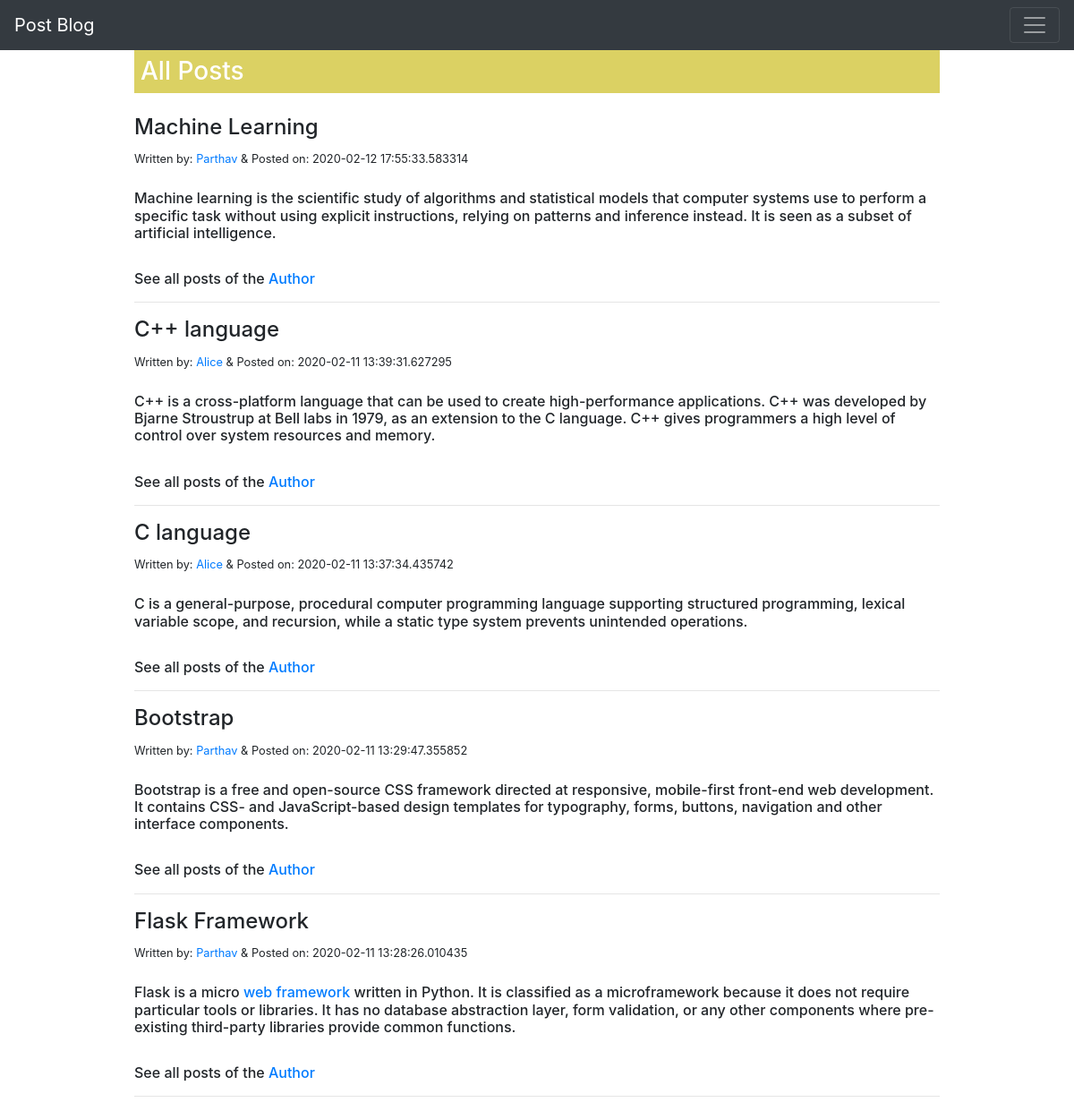
/index, run on the app's committed database.
### register.py (models this page shows, shortened)
class PostBlog(dbreg.Model, UserMixin):
	id=dbreg.Column(dbreg.Integer, primary_key=True)
	regusername=dbreg.Column(dbreg.String(50), nullable=False)
	title=dbreg.Column(dbreg.String(100), nullable=False)
	content=dbreg.Column(dbreg.Text, nullable=False)
	author=dbreg.Column(dbreg.String(20), nullable=False, default='N/A')
	date=dbreg.Column(dbreg.DateTime, nullable=False, default=datetime.utcnow)

### register.py (the view)
@app.route('/')
@app.route('/index')
def index():
	all_posts=PostBlog.query.all()
	return render_template('index.html', datas=all_posts)

### templates/index.html (shortened to what this page needs)
{% extends 'base.html' %}
{% block body %}
<nav class="navbar navbar-dark bg-dark">
  <a class="navbar-brand" href="/index">Post Blog</a>
  <button class="navbar-toggler" type="button" data-toggle="collapse" data-target="#navbarsExample01" aria-controls="navbarsExample01" aria-expanded="false" aria-label="Toggle navigation">
    <span class="navbar-toggler-icon"></span>
  </button>
</nav>
<div style="width: 75%; margin: 0px auto;">
<div style="background: #dbd163; color: white; padding: 7px;">
	<h3 style="display: inline;">All Posts</h3>
</div><br/>
{% for data in datas|sort(attribute='date', reverse = True) %}
	<h4>{{ data.title }}</h4>
	<small>Written by: <a href="/index/profile/{{ data.regusername }}">{{ data.regusername }}</a> &amp; Posted on: {{ data.date }}</small><br/>
	<br/>
	<h6 style="white-space: pre-wrap;">{{ data.content | safe }}</h6><br/>
	<h6>See all posts of the <a href="/index/account/{{ data.regusername }}">Author</a></h6>
	<hr>
{% endfor %}
</div>
{% endblock %}

### templates/base.html (shortened to what this page needs)
<!DOCTYPE html>
<html>
<head>
	<link rel="stylesheet" href="https://stackpath.bootstrapcdn.com/bootstrap/4.3.1/css/bootstrap.min.css">
</head>
<body>
<div id="container">
	{% block body %} {% endblock %}
</div>
</body>
</html>

### data on the page
PostBlog: title "Machine Learning", regusername "Parthav", date "2020-02-12 17:55:33.583314", content "Machine learning is the scientific study of algorithms and statistical models that computer systems use to perform a specific task without using explicit instructions, relying on patterns and inference instead. It is seen as a subset of artificial intelligence."
PostBlog: title "C++ language", regusername "Alice", date "2020-02-11 13:39:31.627295", content "C++ is a cross-platform language that can be used to create high-performance applications. C++ was developed by Bjarne Stroustrup at Bell labs in 1979, as an extension to the C language. C++ gives programmers a high level of control over system resources and memory."
PostBlog: title "C language", regusername "Alice", date "2020-02-11 13:37:34.435742", content "C is a general-purpose, procedural computer programming language supporting structured programming, lexical variable scope, and recursion, while a static type system prevents unintended operations."
PostBlog: title "Bootstrap", regusername "Parthav", date "2020-02-11 13:29:47.355852", content "Bootstrap is a free and open-source CSS framework directed at responsive, mobile-first front-end web development. It contains CSS- and JavaScript-based design templates for typography, forms, buttons, navigation and other interface components."
PostBlog: title "Flask Framework", regusername "Parthav", date "2020-02-11 13:28:26.010435", content "Flask is a micro web framework written in Python. It is classified as a microframework because it does not require particular tools or libraries. It has no database abstraction layer, form validation, or any other components where pre-existing third-party libraries provide common functions."
